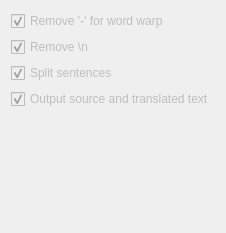
                  <widget class="QWidget" name="tab_2">
                   <property name="enabled">
                    <bool>false</bool>
                   </property>
                   <attribute name="title">
                    <string>Format</string>
                   </attribute>
                   <layout class="QGridLayout" name="gridLayout_16">
                    <item row="0" column="0">
                     <widget class="QCheckBox" name="removeLineHyphenCheckbox">
                      <property name="text">
                       <string>Remove '-' for word warp</string>
                      </property>
                      <property name="checked">
                       <bool>true</bool>
                      </property>
                     </widget>
                    </item>
                    <item row="1" column="0">
                     <widget class="QCheckBox" name="removeLineChangeCheckbox">
                      <property name="text">
                       <string>Remove \n</string>
                      </property>
                      <property name="checked">
                       <bool>true</bool>
                      </property>
                     </widget>
                    </item>
                    <item row="2" column="0">
                     <widget class="QCheckBox" name="splitSentencesCheckbox">
                      <property name="text">
                       <string>Split sentences</string>
                      </property>
                      <property name="checked">
                       <bool>true</bool>
                      </property>
                     </widget>
                    </item>
                    <item row="3" column="0">
                     <widget class="QCheckBox" name="outputBothCheckbox">
                      <property name="text">
                       <string>Output source and translated text</string>
                      </property>
                      <property name="checked">
                       <bool>true</bool>
                      </property>
                     </widget>
                    </item>
                    <item row="4" column="0">
                     <spacer name="verticalSpacer_2">
                      <property name="orientation">
                       <enum>Qt::Vertical</enum>
                      </property>
                      <property name="sizeHint" stdset="0">
                       <size>
                        <width>20</width>
                        <height>113</height>
                       </size>
                      </property>
                     </spacer>
                    </item>
                   </layout>
                  </widget>
